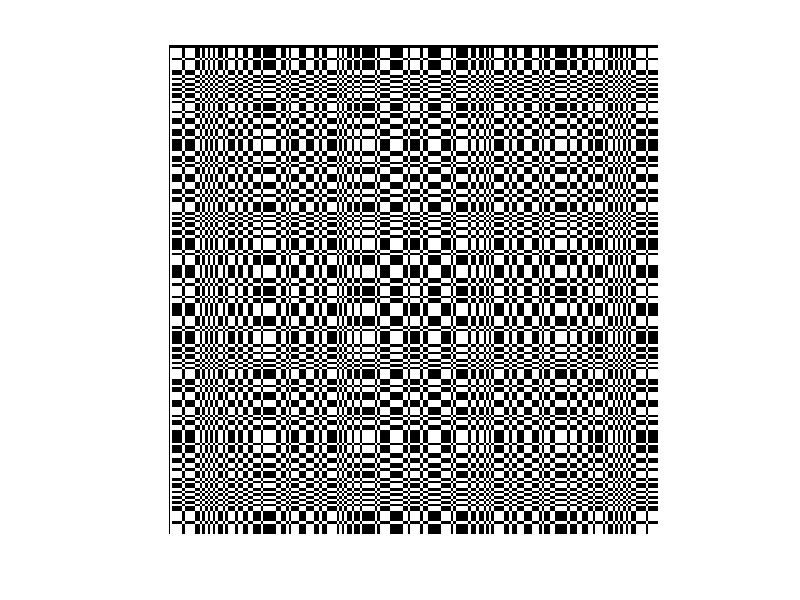

MATLAB code to generate this figure: (Note: this script raises an error after producing the figure.)
clear

p = 193;
M = zeros(p);

M(2:end, 1) = 1;

C = -ones(p,1);
for i = 1:p-1
  C(mod(i*i, p)) = 1;
end

for i = 1:p-1
for j = 1:p-1
if (C(i)*C(j) == 1)
     M(i+1,j+1) = 1;
end
end
end


G = 2*M - ones(p);
G(1) = 1;

fG = fft2(G);
fM = fft2(M);
MG = real(ifft2(fG .* fM));

MG = circshift(MG, [(p-1)/2  (p-1)/2]);
MG = MG .* (abs(MG) > 0.00000001);

figure(1);
imshow(uint8(255*M), 'Border', 'tight');


a = imread('Smile.jpg', 'JPEG');
a = uint8(rgb2gray(a));

b  = a(5:297, 5:297);
w  = conv2(double(b), ones(2));
x  = w(1:2:end, 1:2:end);

b = zeros(193);
b( 23:169, 23:169) = x;

fb = fft2(double(b));
fM = fft2(M);
Mb = real(ifft2(fb .* fM));
Mb = Mb - min(min(Mb));
Mb = 255*Mb/(max(max(Mb)));

figure(2);
imshow(uint8(Mb), 'Border', 'tight');

fMb = fft2(Mb);
MbG = real(ifft2(fMb .* fG));
MbG = MbG - min(min(MbG));
MbG = 255*MbG/(max(max(MbG)));

figure(3);
imshow(uint8(MbG), 'Border', 'tight');


